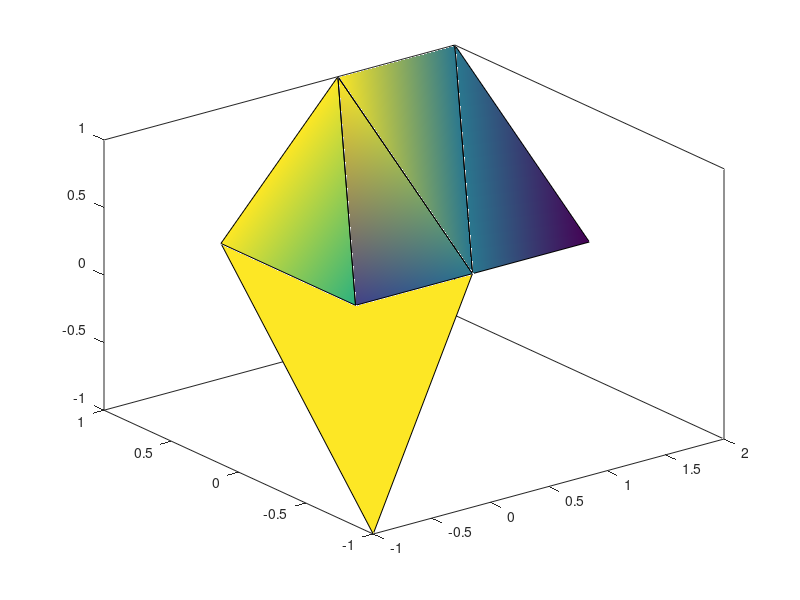

Here is the MATLAB script that generated this plot:
X = [0 1 1 2 -1; 1 1 2 2 0; 0 0 1 1 1];
Y = [1 1 1 1 -1; 1 0 1 0 1; 0 0 0 0 0];
Z = [0 1 1 1 -1; 1 0 1 0 0; 0 0 0 0 0];
 C = [1 1.0000 1.0000 0.5000 1;
      1.0000 0.5000 0.5000 0.1667 1;
      0.7 0.3330 0.5000 0.5000 1];

figure
fill3(X,Y,Z,C)